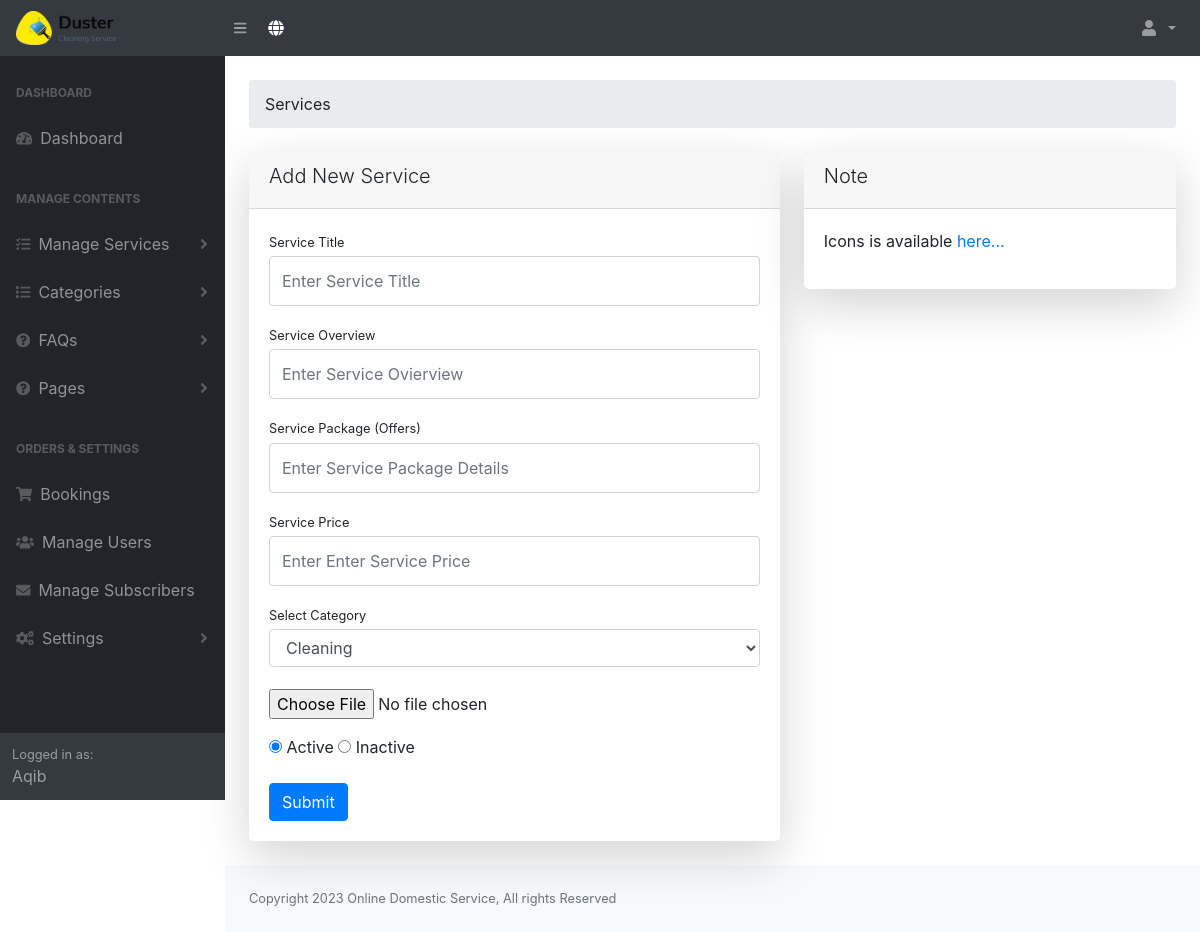
The app's page /admin/add_new_service.php (signed in) with its own data.
### tables this page shows
CREATE TABLE `tbl_users` (
  `id` int(10) NOT NULL,
  `username` varchar(255) DEFAULT NULL,
  `fullname` varchar(255) DEFAULT NULL,
  `email` varchar(255) DEFAULT NULL,
  `mobile_no` varchar(15) DEFAULT NULL,
  `password` varchar(255) DEFAULT NULL,
  `role` varchar(10) DEFAULT NULL,
  `photo` varchar(255) DEFAULT NULL,
  `created_at` varchar(255) DEFAULT NULL,
  `gender` varchar(20) DEFAULT NULL,
  `status` varchar(10) DEFAULT NULL,
  `comment` varchar(255) DEFAULT NULL
);

CREATE TABLE `tbl_settings` (
  `id` int(10) NOT NULL,
  `site_title` varchar(255) NOT NULL,
  `site_footer` varchar(255) NOT NULL,
  `web_phone` varchar(255) NOT NULL,
  `web_email` varchar(255) NOT NULL,
  `web_address_location` varchar(255) NOT NULL,
  `web_currency` varchar(10) NOT NULL,
  `dollar_exchange_rate` varchar(10) NOT NULL,
  `g_recaptcha_site_key` varchar(255) DEFAULT NULL,
  `g_recaptcha_secret_key` varchar(255) DEFAULT NULL,
  `g_recaptcha_status` varchar(10) DEFAULT NULL
);

### admin/config.php (called while the page is built, shortened)
<?php
$dbhost = 'localhost';
$dbname = 'fyp';
$dbuser = 'root';
$dbpass = '';
try {
	$pdo = new PDO("mysql:host={$dbhost};dbname={$dbname}", $dbuser, $dbpass);
	$pdo->setAttribute(PDO::ATTR_ERRMODE, PDO::ERRMODE_EXCEPTION);
}
catch( PDOException $exception ) {
	echo "Connection Error: " . $exception->getMessage();
	die();
}
$setting_statement = $pdo->prepare('SELECT * FROM tbl_settings');
$setting_statement->execute();
$setting_statement_results = $setting_statement->fetch();
?>

### admin/autoloader.php (called while the page is built, shortened)
<?php
include 'config.php';
?>

### admin/add_new_service.php (the view, shortened to what this page needs)
<?php include 'header.php'; ?>
<div class="container-fluid">
    <ol class="breadcrumb mb-4 mt-4">
        <li class="breadcrumb-item">Services</li>
    </ol>
    <div class="row ">
        <div class="col-lg-7 mb-4">
            <div class="card shadow-lg border-0 rounded-lg ">
                <div class="card-header">
                    <h5 class="font-weight-light">Add New Service</h5>
                </div>
                <div class="card-body">
                    <form class="form-horizontal" action="" method="post" enctype="multipart/form-data">
                        <div class="form-group">
                            <label class="small mb-1" for="inputServiceTitle">Service Title</label>
                            <input class="form-control py-4" id="inputServiceTitle" name="inputServiceTitle"  type="text" placeholder="Enter Service Title" />
                        </div>
                        <div class="form-group">
                            <label class="small mb-1" for="inputServiceOverview">Service Overview</label>
                            <input class="form-control py-4" id="inputServiceOverview"  name="inputServiceOverview" type="text" placeholder="Enter Service Ovierview" />
                        </div>
                        <div class="form-group">
                            <label class="small mb-1" for="inputServicePackage">Service Package (Offers)</label>
                            <input class="form-control py-4" id="inputServicePackage" name="inputServicePackage"  type="text" placeholder="Enter Service Package Details" />
                        </div>
                        <div class="form-group">
                            <label class="small mb-1" for="inputServicePrice">Service Price</label>
                            <input class="form-control py-4" id="inputServicePrice"  name="inputServicePrice" type="number" placeholder="Enter Enter Service Price" />
                        </div>
                        <div class="form-group">
                          <label class="small mb-1" for="inputServiceCategory">Select Category</label>
                          <select class="form-control" name="inputServiceCategory" id="inputServiceCategory">
                            <?php
                            $statements = $pdo->prepare('SELECT * FROM tbl_categories WHERE cat_status =?');
                            $statements->execute(array('active'));
                            $results = $statements->fetchAll();
                            foreach ($results as $key) { ?>
                            <option value="<?php echo $key['cat_id'];?>"><?php echo $key['cat_name'];?></option>
                            <?php } ?>
                          </select>
                        </div>
                        <div class="form-group">
                            <div  style="padding-top:6px;">
                                <input type="file" name="photo">
                            </div>
                        </div>
                        <div class="form-group">
                            <label class="radio-inline"><input value="active" checked type="radio" name="inputServiceStatus"> Active</label>
                            <label class="radio-inline"><input value="inactive" type="radio" name="inputServiceStatus" > Inactive</label>
                        </div>
                        <div class="form-group d-flex align-items-center justify-content-between mt-1 mb-0">
                            <input type="submit" value="Submit" class="btn btn-primary" name="form_service_insert">
                        </div>
                    </form>
                </div>
            </div>
        </div>
        <div class="col-lg-5">
            <div class="card shadow-lg border-0 rounded-lg ">
                <div class="card-header">
                    <h5 class="font-weight-light">Note</h5>
                </div>
                <div class="card-body">
                    <p>Icons is available <a target="_blank" href="https://fontawesome.com/v4/icons/">here...</a></p>
                </div>
            </div>
        </div>
    </div>
</div>
<?php include 'footer.php' ?>

### admin/header.php (shortened to what this page needs)
<?php
include 'autoloader.php';
$u_id = $_SESSION['admin']['id'];
$statement = $pdo->prepare('SELECT * FROM tbl_users WHERE id=?');
$statement->execute(array($u_id));
$user_result = $statement->fetch();
?>
<!DOCTYPE html>
<html lang="en">
    <head>
        <link href="css/styles.css" rel="stylesheet" />
        <link href="css/dataTables.bootstrap4.min.css" rel="stylesheet" />
    </head>
    <body class="sb-nav-fixed">
        <nav class="sb-topnav navbar navbar-expand navbar-dark bg-dark">
            <a class="navbar-brand" href="dashboard.php">
                <img src="assets/logo/logo.png" class="existing-photo" width="100">
            </a>
            <button class="btn btn-link btn-sm order-1 order-lg-0" id="sidebarToggle" href="#">
                <i class="fas fa-bars"></i>
            </button
            >
            <a href="/" target="_blank" class="btn btn-dark" type="button">
                <i class="fas fa-globe"></i>
            </a>
            <ul class="navbar-nav ml-auto ml-md-0">
                <li class="nav-item dropdown">
                    <a class="nav-link dropdown-toggle" id="userDropdown" href="#" role="button" data-toggle="dropdown" aria-haspopup="true" aria-expanded="false">
                        <i class="fas fa-user fa-fw"></i>
                    </a>
                </li>
            </ul>
        </nav>
        <div id="layoutSidenav">
            <div id="layoutSidenav_nav">
                <nav class="sb-sidenav accordion sb-sidenav-dark" id="sidenavAccordion">
                    <div class="sb-sidenav-menu">
                        <div class="nav">
                            <div class="sb-sidenav-menu-heading">Dashboard</div>
                            <a class="nav-link" href="dashboard.php">
                                <div class="sb-nav-link-icon">
                                    <i class="fas fa-tachometer-alt"></i>
                                </div>
                                Dashboard
                            </a>
                            <div class="sb-sidenav-menu-heading">Manage Contents</div>
                            <a class="nav-link collapsed" href="#" data-toggle="collapse" data-target="#collapseServices" aria-expanded="false" aria-controls="collapseServices">
                                <div class="sb-nav-link-icon">
                                    <i class="fas fa-tasks"></i>
                                </div>
                                    Manage Services
                                <div class="sb-sidenav-collapse-arrow">
                                    <i class="fas fa-angle-down"></i>
                                </div
                            ></a>
                            <a class="nav-link collapsed" href="#" data-toggle="collapse" data-target="#collapseLayouts" aria-expanded="false" aria-controls="collapseLayouts">
                                <div class="sb-nav-link-icon">
                                    <i class="fas fa-list"></i>
                                </div>
                                    Categories
                                <div class="sb-sidenav-collapse-arrow">
                                    <i class="fas fa-angle-down"></i>
                                </div
                            ></a>
                            <a class="nav-link collapsed" href="#" data-toggle="collapse" data-target="#collapseFaqs" aria-expanded="false" aria-controls="collapseFaqs">
                                <div class="sb-nav-link-icon">
                                    <i class="fas fa-question-circle"></i>
                                </div>
                                    FAQs
                                <div class="sb-sidenav-collapse-arrow">
                                    <i class="fas fa-angle-down"></i>
                                </div
                            ></a>
                            <a class="nav-link collapsed" href="#" data-toggle="collapse" data-target="#collapsePages" aria-expanded="false" aria-controls="collapsePages">
                                <div class="sb-nav-link-icon">
                                    <i class="fas fa-question-circle"></i>
                                </div>
                                    Pages
                                <div class="sb-sidenav-collapse-arrow">
                                    <i class="fas fa-angle-down"></i>
                                </div
                            ></a>
                            <div class="sb-sidenav-menu-heading">Orders & Settings</div>
                            <a class="nav-link" href="bookings.php">
                                <div class="sb-nav-link-icon">
                                    <i class="fa fa-shopping-cart"></i>
                                </div>
                                Bookings</a>
                            <a class="nav-link" href="users.php">
                                <div class="sb-nav-link-icon">
                                    <i class="fas fa-users"></i>
                                </div>
                                Manage Users</a>
                             <a class="nav-link" href="subscribers.php">
                                <div class="sb-nav-link-icon">
                                    <i class="fas fa-envelope"></i>
                                </div>
                                Manage Subscribers</a>
                            <a class="nav-link collapsed" href="#" data-toggle="collapse" data-target="#collapseSetting" aria-expanded="false" aria-controls="collapseSetting"
                                ><div class="sb-nav-link-icon">
                                    <i class="fas fa-cogs"></i>
                                </div>
                                Settings
                                <div class="sb-sidenav-collapse-arrow">
                                    <i class="fas fa-angle-down"></i>
                                    </div
                            ></a>
                        </div>
                    </div>
                    <div class="sb-sidenav-footer">
                        <div class="small">Logged in as:</div>
                        <?php echo $user_result['fullname']; ?>
                    </div>
                </nav>
            </div>
            <div id="layoutSidenav_content">
            <main>

### admin/footer.php (shortened to what this page needs)
                </main>
                <footer class="py-4 bg-light mt-auto">
                    <div class="container-fluid">
                        <div class="d-flex align-items-center justify-content-between small">
                            <div class="text-muted"> <?php echo $setting_statement_results['site_footer']; ?></div>
                        </div>
                    </div>
                </footer>
            </div>
        </div>
    </body>
</html>

### records on screen
tbl_users: fullname "Aqib"
tbl_settings: site_footer "Copyright 2023 Online Domestic Service, All rights Reserved"

### other values on screen
form field inputServiceCategory "Cleaning"
